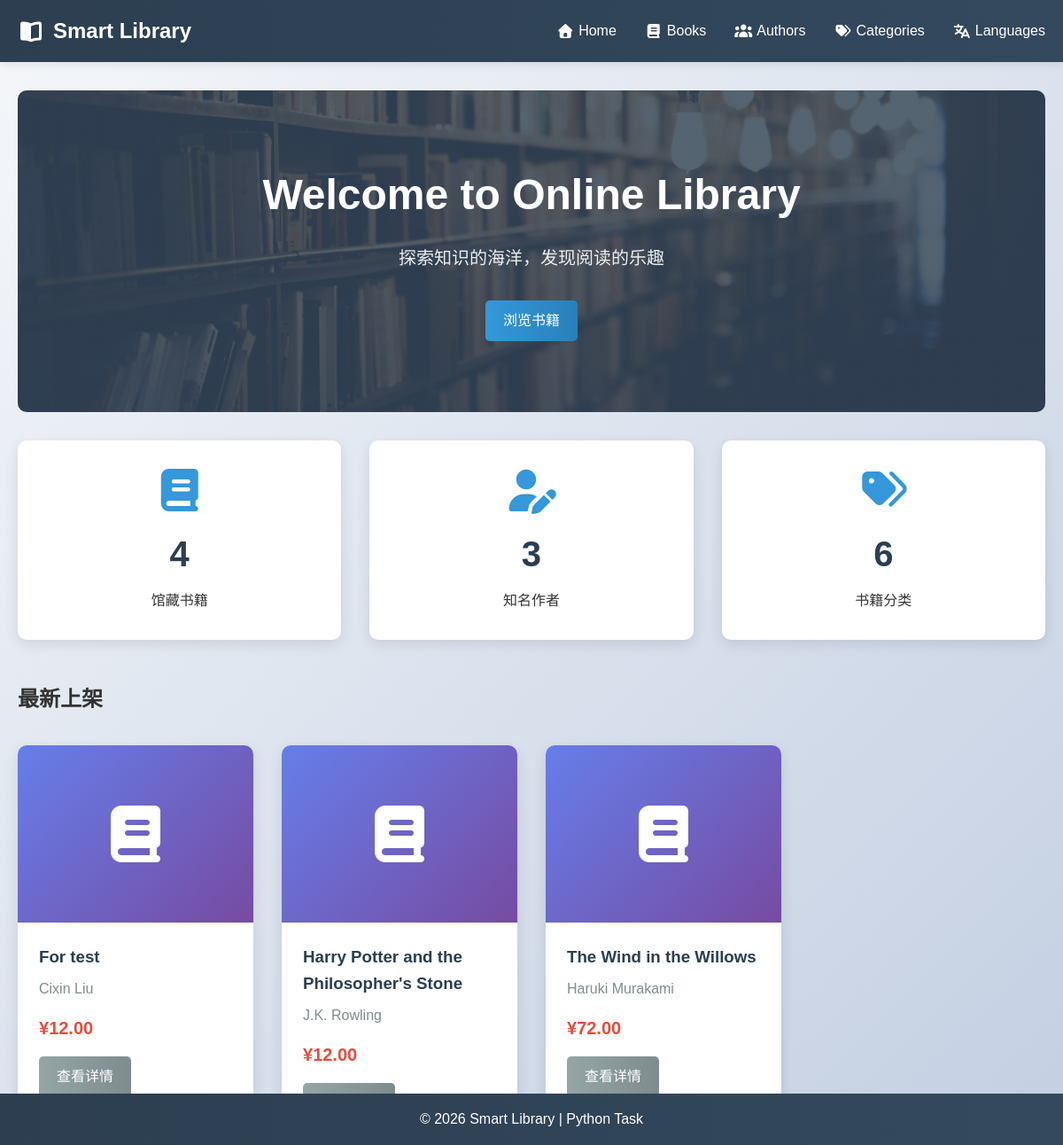
Before: / with the older database file.
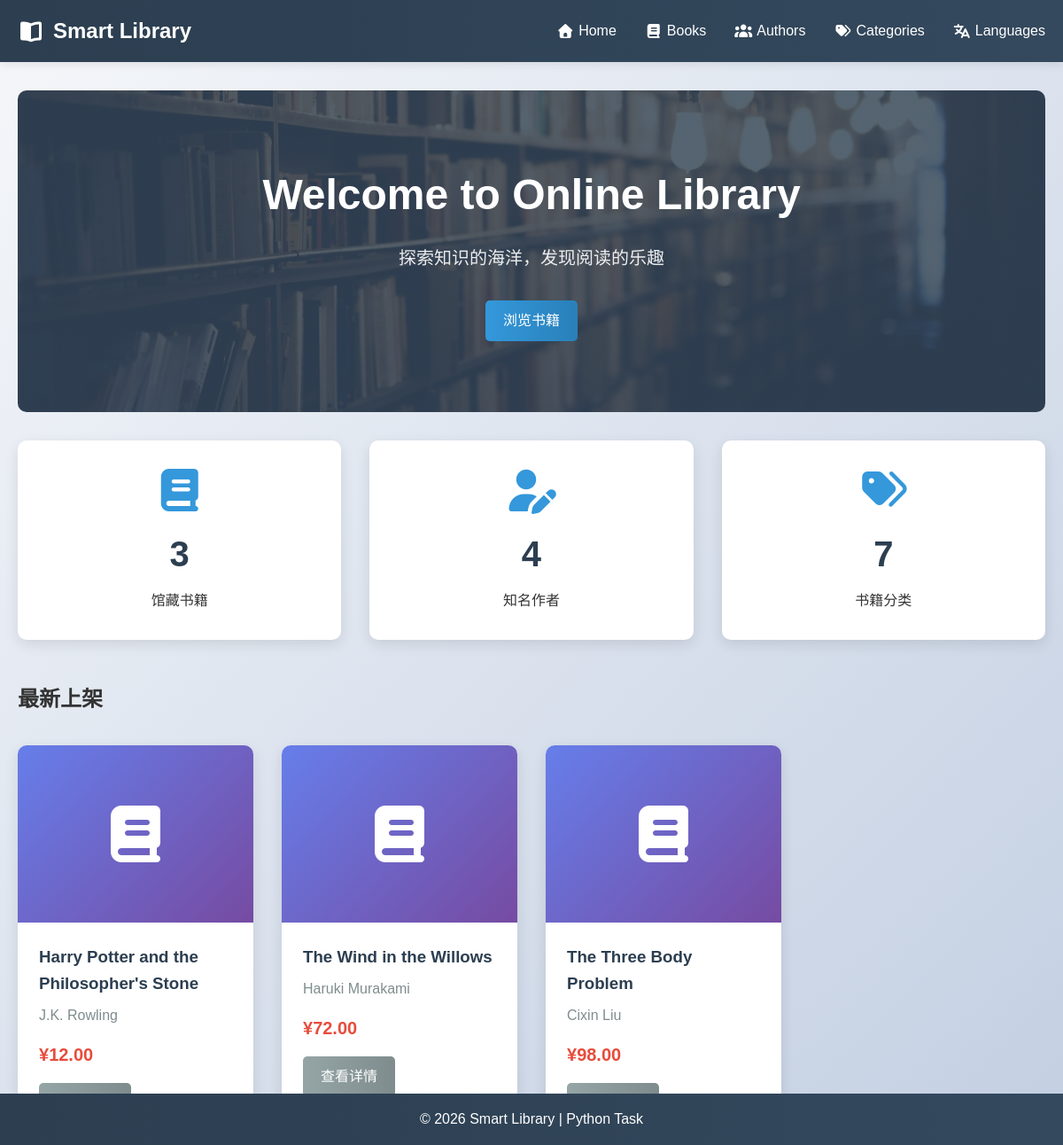
After: the same page with the newer database file.
### models.py (models this page shows, shortened)
class Book(db.Model):
    id = db.Column(db.Integer, primary_key=True)
    title = db.Column(db.String(200), nullable=False)
    publish_year = db.Column(db.Integer)
    publisher = db.Column(db.String(256))
    edition = db.Column(db.String(50))
    pages = db.Column(db.Integer)
    price = db.Column(db.Float)
    description = db.Column(db.Text)
    added_date = db.Column(db.DateTime, default=datetime.utcnow)
    author_id = db.Column(db.Integer, db.ForeignKey('author.id'), nullable=False)
    category_id = db.Column(db.Integer, db.ForeignKey('category.id'), nullable=False)
    language_id = db.Column(db.Integer, db.ForeignKey('language.id'), nullable=False)
    cover_type_id = db.Column(db.Integer, db.ForeignKey('cover_type.id'), nullable=False)

class Author(db.Model):
    id = db.Column(db.Integer, primary_key=True)
    name = db.Column(db.String(100), nullable=False)
    birth_date = db.Column(db.Date)
    nationality_id = db.Column(db.Integer, db.ForeignKey('language.id'), nullable=False)
    is_alive = db.Column(db.Boolean, default=True)
    biography = db.Column(db.Text)
    books = db.relationship('Book', backref='author', lazy=True)

### app.py (the view)
@app.route('/')
def index():
    total_books = Book.query.count()
    total_authors = Author.query.count()
    total_categories = Category.query.count()
    recent_books = Book.query.order_by(Book.added_date.desc()).limit(3).all()
    return render_template('index.html', total_books=total_books,
                          total_authors=total_authors,
                          total_categories=total_categories,
                          recent_books=recent_books)

### templates/index.html (shortened to what this page needs)
{% extends "base.html" %}
{% block content %}
<section class="hero">
    <div class="hero-content">
        <h1>Welcome to Online Library</h1>
        <p>探索知识的海洋，发现阅读的乐趣</p>
        <a href="{{ url_for('books') }}" class="btn btn-primary">浏览书籍</a>
    </div>
</section>
<section class="stats">
    <div class="stat-card">
        <i class="fas fa-book"></i>
        <h3>{{ total_books }}</h3>
        <p>馆藏书籍</p>
    </div>
    <div class="stat-card">
        <i class="fas fa-user-edit"></i>
        <h3>{{ total_authors }}</h3>
        <p>知名作者</p>
    </div>
    <div class="stat-card">
        <i class="fas fa-tags"></i>
        <h3>{{ total_categories }}</h3>
        <p>书籍分类</p>
    </div>
</section>
<section class="recent-books">
    <h2>最新上架</h2>
    <div class="books-grid">
        {% for book in recent_books %}
        <div class="book-card">
            <div class="book-cover">
                <i class="fas fa-book"></i>
            </div>
            <div class="book-info">
                <h3>{{ book.title }}</h3>
                <p class="author">{{ book.author.name }}</p>
                <p class="price">¥{{ "%.2f"|format(book.price) }}</p>
                <a href="{{ url_for('book_detail', book_id=book.id) }}" class="btn btn-secondary">查看详情</a>
            </div>
        </div>
        {% endfor %}
    </div>
</section>
{% endblock %}

### templates/base.html (shortened to what this page needs)
<!DOCTYPE html>
<html lang="zh-CN">
<head>
    <link rel="stylesheet" href="{{ url_for('static', filename='css/style.css') }}">
    <link rel="stylesheet" href="https://cdnjs.cloudflare.com/ajax/libs/font-awesome/7.0.0/css/all.min.css">
</head>
<body>
    <nav class="navbar">
        <div class="container">
            <a href="{{ url_for('index') }}" class="logo">
                <i class="fas fa-book-open"></i> Smart Library
            </a>
            <ul class="nav-links">
                <li><a href="{{ url_for('index') }}"><i class="fas fa-home"></i> Home</a></li>
                <li><a href="{{ url_for('books') }}"><i class="fas fa-book"></i> Books</a></li>
                <li><a href="{{ url_for('list_authors') }}"><i class="fas fa-users"></i> Authors</a></li>
                <li><a href="{{ url_for('list_categories') }}"><i class="fas fa-tags"></i> Categories</a></li>
                <li><a href="{{ url_for('list_languages') }}"><i class="fas fa-language"></i> Languages</a></li>
            </ul>
        </div>
    </nav>
    <main class="container">
        {% block content %}{% endblock %}
    </main>
    <footer class="footer">
        <div class="container">
            <p>&copy; 2026 Smart Library | Python Task</p>
        </div>
    </footer>
</body>
</html>

### static/css/style.css (style rules this page uses)
* { margin: 0; padding: 0; box-sizing: border-box; }
body { font-family: 'Noto Sans SC', sans-serif; line-height: 1.6; color: #333; background: linear-gradient(135deg, #f5f7fa 0%, #c3cfe2 100%); min-height: 100vh; }
.container { max-width: 1200px; margin: 0 auto; padding: 0 20px; }
.navbar { background: linear-gradient(90deg, #2c3e50 0%, #34495e 100%); color: white; padding: 1rem 0; box-shadow: 0 2px 10px rgba(0, 0, 0, 0.1); position: sticky; top: 0; z-index: 100; }
.navbar .container { display: flex; justify-content: space-between; align-items: center; }
.logo { color: white; text-decoration: none; font-size: 1.5rem; font-weight: 700; display: flex; align-items: center; gap: 10px; }
.nav-links { display: flex; list-style: none; gap: 2rem; }
.nav-links a { color: white; text-decoration: none; font-weight: 500; transition: color 0.3s ease; display: flex; align-items: center; gap: 5px; }
main { padding: 2rem 0; min-height: calc(100vh - 9rem - 2rem); margin-bottom: 5rem; }
.btn { display: inline-block; padding: 10px 20px; border: none; border-radius: 5px; text-decoration: none; font-weight: 500; cursor: pointer; transition: all 0.3s ease; font-family: inherit; font-size: 1rem; }
.btn-primary { background: linear-gradient(90deg, #3498db 0%, #2980b9 100%); color: white; }
.btn-secondary { background: linear-gradient(90deg, #95a5a6 0%, #7f8c8d 100%); color: white; }
.hero { background: linear-gradient(rgba(44, 62, 80, 0.8), rgba(44, 62, 80, 0.8)), url('../img/image.png') center/cover; color: white; text-align: center; padding: 5rem 0; border-radius: 10px; margin-top: 2rem; margin-bottom: 2rem; }
.hero-content h1 { font-size: 3rem; margin-bottom: 1rem; }
.hero-content p { font-size: 1.25rem; margin-bottom: 2rem; opacity: 0.9; }
.stats { display: grid; grid-template-columns: repeat(auto-fit, minmax(200px, 1fr)); gap: 2rem; margin-bottom: 3rem; }
.stat-card { background: white; padding: 2rem; border-radius: 10px; text-align: center; box-shadow: 0 5px 15px rgba(0, 0, 0, 0.1); transition: transform 0.3s ease; }
.stat-card i { font-size: 3rem; color: #3498db; margin-bottom: 1rem; }
.stat-card h3 { font-size: 2.5rem; margin-bottom: 0.5rem; color: #2c3e50; }
.books-grid { display: grid; grid-template-columns: repeat(auto-fill, minmax(250px, 1fr)); gap: 2rem; margin-top: 2rem; }
.book-card { background: white; border-radius: 10px; overflow: hidden; box-shadow: 0 5px 15px rgba(0, 0, 0, 0.1); transition: transform 0.3s ease; }
.book-cover { background: linear-gradient(135deg, #667eea 0%, #764ba2 100%); height: 200px; display: flex; align-items: center; justify-content: center; color: white; font-size: 4rem; }
.book-info { padding: 1.5rem; }
.book-info h3 { margin-bottom: 0.5rem; color: #2c3e50; }
.book-info .author { color: #7f8c8d; margin-bottom: 1rem; }
.book-info .price { font-size: 1.25rem; font-weight: 700; color: #e74c3c; margin-bottom: 1rem; }
.footer { position: fixed; bottom: 0; left: 0; width: 100%; background: linear-gradient(90deg, #2c3e50 0%, #34495e 100%); color: white; text-align: center; padding: 1rem 0; }

Changed rows visible on the page:
removed Book: title "For test", author.name "Cixin Liu", price "12.00"
now on this page (row unchanged): Book: title "The Three Body Problem", author.name "Cixin Liu", price "98.00"
Other visible differences:
{{ total_books }}: "4" → "3"
{{ total_authors }}: "3" → "4"
{{ total_categories }}: "6" → "7"
